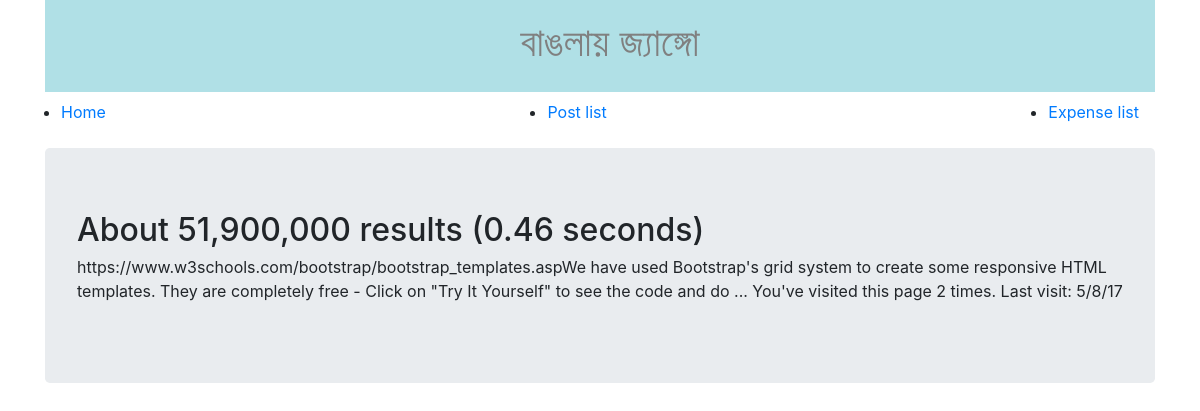
/blog/single-post/4/, run on the app's committed database.
### blog_post/models.py (models this page shows)
class Post(models.Model):
    title = models.CharField(max_length=100)
    description = models.TextField()
    def __str__(self):
        return self.title

### blog_post/views.py (the view)
# urls.py: url(r'^single-post/(?P<post_id>[0-9]+)/', views.single_post, name='single-post')
def single_post(request, post_id):
    post = Post.objects.get(pk=post_id)
    print(post)
    return render(request, 'single_post.html', {
        'post': post
    })

### templates/single_post.html
{% extends 'base.html' %}
{% block content %}
    <h2>{{ post.title }}</h2>
    <p>{{ post.description }}</p>
{% endblock %}

### data on the page
Post: title "About 51,900,000 results (0.46 seconds)", description "https://www.w3schools.com/bootstrap/bootstrap_templates.aspWe have used Bootstrap's grid system to create some responsive HTML templates. They are completely free - Click on \"Try It Yourself\" to see the code and do ... You've visited this page 2 times. Last visit: 5/8/17"
